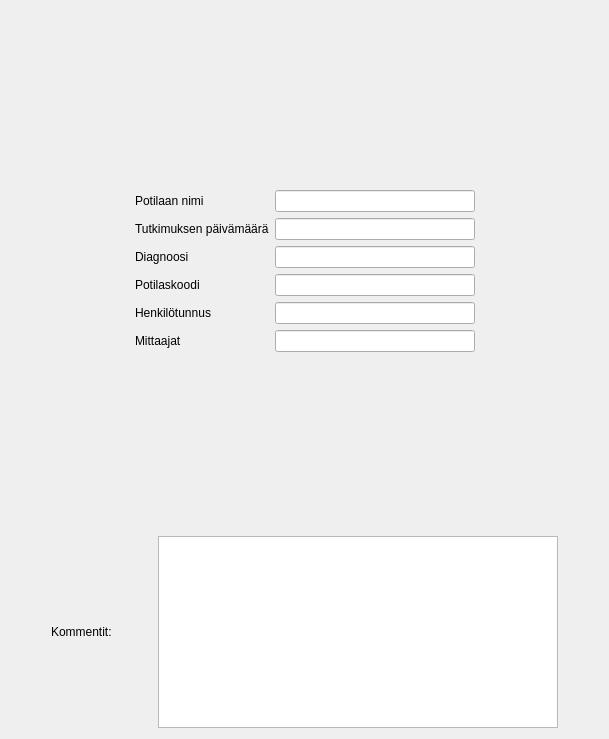
      <widget class="QWidget" name="tabTiedot">
       <attribute name="title">
        <string>Potilaan tiedot</string>
       </attribute>
       <layout class="QVBoxLayout" name="verticalLayout_11">
        <item>
         <spacer name="verticalSpacer_13">
          <property name="orientation">
           <enum>Qt::Vertical</enum>
          </property>
          <property name="sizeHint" stdset="0">
           <size>
            <width>20</width>
            <height>179</height>
           </size>
          </property>
         </spacer>
        </item>
        <item>
         <layout class="QGridLayout" name="gridLayout_13">
          <item row="3" column="2">
           <widget class="QLineEdit" name="lnTiedotID">
            <property name="sizePolicy">
             <sizepolicy hsizetype="Fixed" vsizetype="Fixed">
              <horstretch>0</horstretch>
              <verstretch>0</verstretch>
             </sizepolicy>
            </property>
            <property name="minimumSize">
             <size>
              <width>200</width>
              <height>0</height>
             </size>
            </property>
           </widget>
          </item>
          <item row="3" column="1">
           <widget class="QLabel" name="label_2">
            <property name="text">
             <string>Potilaskoodi</string>
            </property>
           </widget>
          </item>
          <item row="1" column="2">
           <widget class="QLineEdit" name="lnTiedotPvm">
            <property name="sizePolicy">
             <sizepolicy hsizetype="Fixed" vsizetype="Fixed">
              <horstretch>0</horstretch>
              <verstretch>0</verstretch>
             </sizepolicy>
            </property>
            <property name="minimumSize">
             <size>
              <width>200</width>
              <height>0</height>
             </size>
            </property>
           </widget>
          </item>
          <item row="0" column="2">
           <widget class="QLineEdit" name="lnTiedotNimi">
            <property name="sizePolicy">
             <sizepolicy hsizetype="Fixed" vsizetype="Fixed">
              <horstretch>0</horstretch>
              <verstretch>0</verstretch>
             </sizepolicy>
            </property>
            <property name="minimumSize">
             <size>
              <width>200</width>
              <height>0</height>
             </size>
            </property>
           </widget>
          </item>
          <item row="2" column="1">
           <widget class="QLabel" name="label_5">
            <property name="text">
             <string>Diagnoosi</string>
            </property>
           </widget>
          </item>
          <item row="1" column="1">
           <widget class="QLabel" name="label">
            <property name="text">
             <string>Tutkimuksen päivämäärä</string>
            </property>
            <property name="buddy">
             <cstring>lnTiedotMittaajat</cstring>
            </property>
           </widget>
          </item>
          <item row="0" column="1">
           <widget class="QLabel" name="label_3">
            <property name="text">
             <string>Potilaan nimi</string>
            </property>
           </widget>
          </item>
          <item row="5" column="2">
           <widget class="QLineEdit" name="lnTiedotMittaajat">
            <property name="sizePolicy">
             <sizepolicy hsizetype="Fixed" vsizetype="Fixed">
              <horstretch>0</horstretch>
              <verstretch>0</verstretch>
             </sizepolicy>
            </property>
            <property name="minimumSize">
             <size>
              <width>200</width>
              <height>0</height>
             </size>
            </property>
           </widget>
          </item>
          <item row="4" column="2">
           <widget class="QLineEdit" name="lnTiedotHetu">
            <property name="sizePolicy">
             <sizepolicy hsizetype="Fixed" vsizetype="Fixed">
              <horstretch>0</horstretch>
              <verstretch>0</verstretch>
             </sizepolicy>
            </property>
            <property name="minimumSize">
             <size>
              <width>200</width>
              <height>0</height>
             </size>
            </property>
           </widget>
          </item>
          <item row="2" column="0">
           <spacer name="horizontalSpacer_57">
            <property name="orientation">
             <enum>Qt::Horizontal</enum>
            </property>
            <property name="sizeHint" stdset="0">
             <size>
              <width>40</width>
              <height>20</height>
             </size>
            </property>
           </spacer>
          </item>
          <item row="4" column="1">
           <widget class="QLabel" name="label_4">
            <property name="text">
             <string>Henkilötunnus</string>
            </property>
           </widget>
          </item>
          <item row="2" column="2">
           <widget class="QLineEdit" name="lnTiedotDiag">
            <property name="sizePolicy">
             <sizepolicy hsizetype="Fixed" vsizetype="Fixed">
              <horstretch>0</horstretch>
              <verstretch>0</verstretch>
             </sizepolicy>
            </property>
            <property name="minimumSize">
             <size>
              <width>200</width>
              <height>0</height>
             </size>
            </property>
           </widget>
          </item>
          <item row="5" column="1">
           <widget class="QLabel" name="label_6">
            <property name="text">
             <string>Mittaajat</string>
            </property>
           </widget>
          </item>
          <item row="2" column="3">
           <spacer name="horizontalSpacer_58">
            <property name="orientation">
             <enum>Qt::Horizontal</enum>
            </property>
            <property name="sizeHint" stdset="0">
             <size>
              <width>40</width>
              <height>20</height>
             </size>
            </property>
           </spacer>
          </item>
         </layout>
        </item>
        <item>
         <spacer name="verticalSpacer">
          <property name="orientation">
           <enum>Qt::Vertical</enum>
          </property>
          <property name="sizeHint" stdset="0">
           <size>
            <width>20</width>
            <height>178</height>
           </size>
          </property>
         </spacer>
        </item>
        <item>
         <layout class="QHBoxLayout" name="horizontalLayout_13">
          <item>
           <spacer name="horizontalSpacer_52">
            <property name="orientation">
             <enum>Qt::Horizontal</enum>
            </property>
            <property name="sizeHint" stdset="0">
             <size>
              <width>40</width>
              <height>20</height>
             </size>
            </property>
           </spacer>
          </item>
          <item>
           <widget class="QLabel" name="label_244">
            <property name="text">
             <string>Kommentit:</string>
            </property>
           </widget>
          </item>
          <item>
           <spacer name="horizontalSpacer_53">
            <property name="orientation">
             <enum>Qt::Horizontal</enum>
            </property>
            <property name="sizeHint" stdset="0">
             <size>
              <width>40</width>
              <height>20</height>
             </size>
            </property>
           </spacer>
          </item>
          <item>
           <widget class="QTextEdit" name="cmtTiedot">
            <property name="minimumSize">
             <size>
              <width>400</width>
              <height>0</height>
             </size>
            </property>
           </widget>
          </item>
          <item>
           <spacer name="horizontalSpacer_54">
            <property name="orientation">
             <enum>Qt::Horizontal</enum>
            </property>
            <property name="sizeHint" stdset="0">
             <size>
              <width>40</width>
              <height>20</height>
             </size>
            </property>
           </spacer>
          </item>
         </layout>
        </item>
       </layout>
      </widget>
